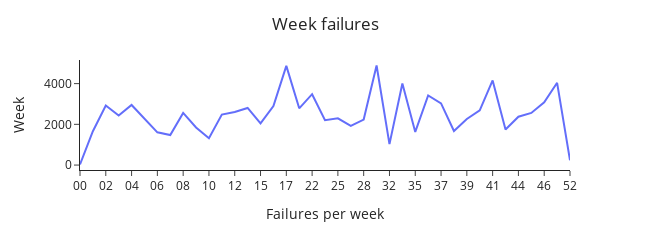

Notebook source saved alongside this figure:
### Code cell
# week failures
import plotly.express as px
df_week = df_week.drop(df_week[df_week['failed']>5000].index)
fig = px.line(df_week, x='week', y='failed',
              labels=({'Failed': 'failed', 'Day': 'day'}))
 
fig.update_layout(template="simple_white", font=dict(size=12),
                  title_text='Week failures', width=650,
                  xaxis_title = 'Failures per week',
                  yaxis_title = 'Week',
                  title_x=0.5, height=250)

### Figure 1 — Plotly figure (JSON) as saved in the notebook; plotly's stock layout.template omitted (floating-point values rounded to 4 significant figures)
{"data": [{"hovertemplate": "week=%{x}<br>failed=%{y}<extra></extra>", "legendgroup": "", "line": {"color": "#636efa", "dash": "solid"}, "marker": {"symbol": "circle"}, "mode": "lines", "name": "", "orientation": "v", "showlegend": false, "type": "scatter", "x": ["00", "01", "02", "03", "04", "05", "06", "07", "08", "09", "10", "11", "12", "14", "15", "16", "17", "18", "22", "23", "25", "27", "28", "29", "32", "34", "35", "36", "37", "38", "39", "40", "41", "43", "44", "45", "46", "51", "52"], "xaxis": "x", "y": [28, 1660, 2921, 2430, 2950, 2267, 1607, 1476, 2559, 1845, 1314, 2477, 2605, 2805, 2048, 2898, 4871, 2787, 3480, 2207, 2296, 1922, 2234, 4889, 1027, 4002, 1628, 3418, 3028, 1671, 2261, 2684, 4156, 1747, 2375, 2561, 3083, 4040, 238], "yaxis": "y"}], "layout": {"font": {"size": 12}, "height": 250, "legend": {"tracegroupgap": 0}, "margin": {"t": 60}, "title": {"text": "Week failures", "x": 0.5}, "width": 650, "xaxis": {"anchor": "y", "domain": [0, 1], "title": {"text": "Failures per week"}}, "yaxis": {"anchor": "x", "domain": [0, 1], "title": {"text": "Week"}}}}
